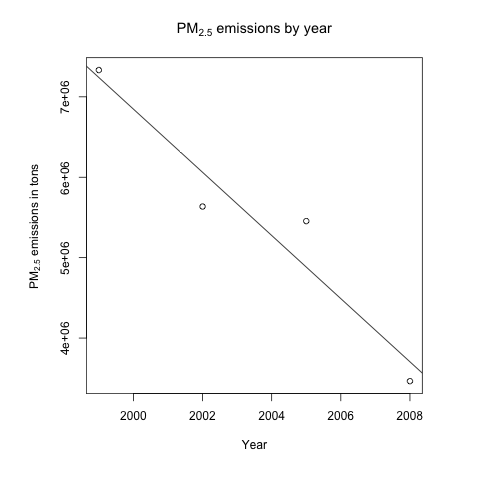

Source code (R):
# Matt Narrell ([email redacted])
# plot1.R
#
# Draws the Plot 1 image.

library("dplyr")

# Ensure our data frames are loaded
source("fetch_data.R")

# Sum Emissions by year
agg <- NEI %>% 
  group_by(year) %>% 
  summarize(emissions_sum = sum(Emissions))

# Scatter plot, with trend line
png("plot1.png")
par(mar = c(6, 6, 4, 4))
plot(agg, main = expression("PM"[2.5] * " emissions by year"), 
     xlab = "Year", 
     ylab = expression("PM"[2.5] * " emissions in tons"))
abline(lm(agg$emissions_sum ~ agg$year))
dev.off() 
